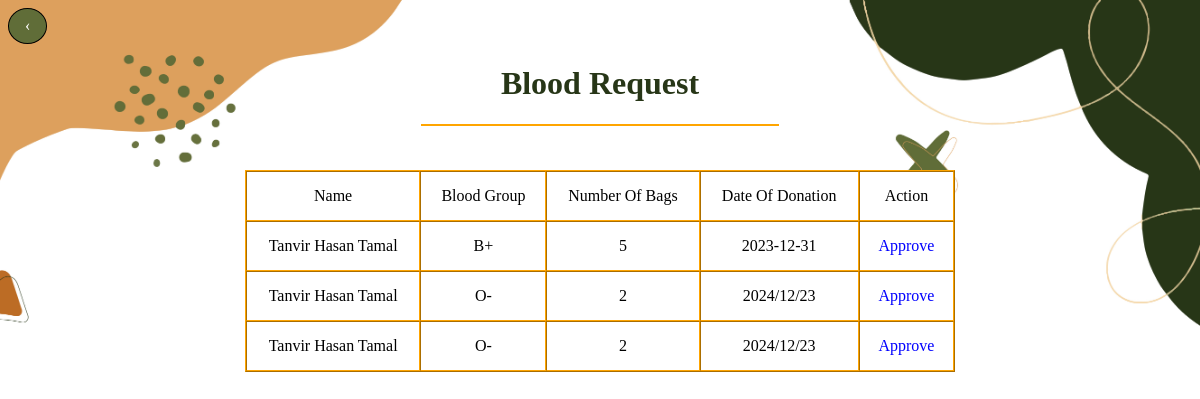
Page /view/blood-request.php (signed in) on the committed database.
### tables this page shows
CREATE TABLE `bloodrequest` (
  `RequestID` int(11) NOT NULL,
  `UserID` int(80) NOT NULL,
  `BloodGroup` varchar(40) NOT NULL,
  `NumberOfBags` int(11) NOT NULL,
  `DateOfDonation` varchar(40) NOT NULL,
  `Status` varchar(40) NOT NULL
);

CREATE TABLE `userinfo` (
  `UserID` int(11) NOT NULL,
  `FirstName` varchar(40) NOT NULL,
  `LastName` varchar(40) NOT NULL,
  `Email` varchar(40) NOT NULL,
  `Password` varchar(40) NOT NULL,
  `BloodGroup` varchar(10) NOT NULL,
  `DOB` varchar(10) NOT NULL,
  `Gender` varchar(10) NOT NULL,
  `Country` varchar(40) NOT NULL,
  `Phone` varchar(15) NOT NULL,
  `ProfilePicture` varchar(80) NOT NULL,
  `Role` varchar(15) NOT NULL
);

### model/blood-info-model.php (called while the page is built, shortened)
<?php
function allbloodreq(){
    $conn=dbConnection();
    $sql="select userinfo.FirstName,userinfo.LastName,bloodrequest.BloodGroup,bloodrequest.NumberOfBags,bloodrequest.DateOfDonation,bloodrequest.Status,bloodrequest.RequestID from userinfo,bloodrequest where userinfo.UserID =bloodrequest.UserID and bloodrequest.Status='Pending'";
    $result = mysqli_query($conn, $sql);
    return $result;
}
?>

### view/blood-request.php (the view, shortened to what this page needs)
<?php
require_once('../model/blood-info-model.php');
$result=allbloodreq();
?>
<!DOCTYPE html>
<html lang="en">
<head>
    <link rel="stylesheet" href="css/style.css">
</head>
<body>
<a href="manager-home.php" class="backButton">&#8249;</a>
    <center><h1>Blood Request</h1><hr width="30%" color="orange">
    </center>
    <br><br>
    <?php
    if(mysqli_num_rows($result) > 0) {
        echo"<table align=\"center\" width=\"60%\" border=\"1\" cellpadding=\"15\" cellspacing=\"0\" bgcolor=\"white\" class=\"table\">
        <tr><td align=\"center\">Name</td>
            <td align=\"center\">Blood Group</td>
            <td align=\"center\">Number Of Bags</td>
            <td align=\"center\">Date Of Donation</td>
            <td align=\"center\">Action</td>
            </tr>";
        while($row = mysqli_fetch_assoc($result)) {
            $rid=$row['RequestID'];
            $name=$row['FirstName']." ".$row['LastName'];
            $BloodGroup=$row['BloodGroup'];
            $NumberOfBags=$row['NumberOfBags'];
            $DateOfDonation=$row['DateOfDonation'];
            echo"
            <tr><td align=\"center\">$name</td>
            <td align=\"center\">$BloodGroup</td>
            <td align=\"center\">$NumberOfBags</td>
            <td align=\"center\">$DateOfDonation</td>
            <td align=\"center\"><a href=\"../controller/approve-controller.php?req_id=$rid\">Approve</a></td>
        </tr>";
        }
        echo"</table>";
    }else{
        echo "<center><h2>No Request Found<h2></center>";
    }
    ?>
</body>
</html>

### view/css/style.css (style rules this page uses)
body { background-image: url("../../uploads/images/background.jpg"); background-position: center; background-repeat: no-repeat; background-size: cover; background-attachment: fixed; }
a { text-decoration: none; color: blue; }
.backButton { text-decoration: none; display: inline-block; padding: 8px 16px; }
.backButton { background-color: rgb(96, 109, 56); color: white; border-radius: 50%; border: 1px solid black; }
h1 { color: rgb(39, 54, 23); }
.table { margin-left: auto; margin-right: auto; border-color: orange; }

### rows in the picture
bloodrequest: UserID.LastName "Tanvir Hasan Tamal", BloodGroup "B+", NumberOfBags "5", DateOfDonation "2023-12-31"
bloodrequest: UserID.LastName "Tanvir Hasan Tamal", BloodGroup "O-", NumberOfBags "2", DateOfDonation "2024/12/23"
bloodrequest: UserID.LastName "Tanvir Hasan Tamal", BloodGroup "O-", NumberOfBags "2", DateOfDonation "2024/12/23"
